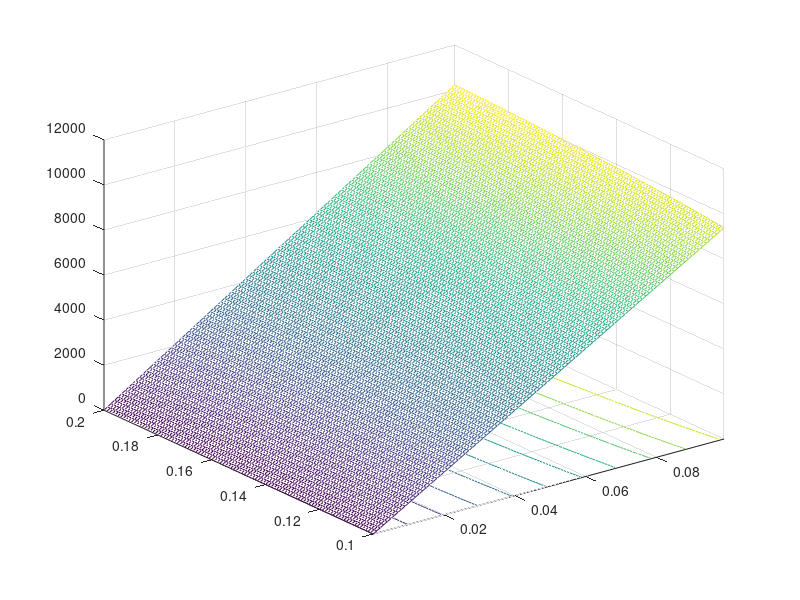

This chart was generated by the following MATLAB code: (Note: this script raises an error after producing the figure.)
% Created by Farai Chirove
% 3MC workshop Northwest University
% Contour plots and surface plots for R_0
clc
close all

% step size and time span
h = 0.0001;
tspan = 1:h:10;

%parameter values 
lambda= 20;
mu = 0.02;
%beta = 1.7714e-05;
%delta = 0.1;
N = 500;
c=2.4;
betav = 0.002;

U1 = 1.7714e-05:0.001:0.1;
U2 = 0.1:0.001:0.2;
U3 = 0:0.001:1;

for i = 1:length(U1)
    for j = 1:length(U2)
        
        u1 = U1(i); u2 = U2(j);
        R0(i,j) = N*u1*u2*lambda/((u2+mu)*(betav*lambda+c*mu));

         %R0(i,j) = ((1-u1)*(1-u2)*lambda*delta)/(mu*(mu+((1-u2)*gamma*phi*tau)/(ps*T)));
        %R0(i,j) = ((1-u1)*(1-u2)*lambda*beta)/(mu*(mu+d+(gamma*vartheta*tau)/(pi*T)));
        
    end
end

[X,Y] = meshgrid(U1,U2);

Ro = R0; P=X; Q=Y;

figure(1)
%subplot(1,2,1)
mesh(P,Q,Ro'), hold on
[C,h] = contour(P,Q,Ro','color','k'); axis tight

 text_handle1 = clabel(C,h);
 set(text_handle1,'BackgroundColor',[1 1 .6],...
     'Edgecolor',[.7 .7 .7])
% Xlabel('\beta_1'), Ylabel('\beta_2'), Zlabel('R_0')
% Xlabel('\phi_1'), Ylabel('\phi_2'), Zlabel('R_0')
title('Change in $\mathcal{R}_{0}$ with $\beta$ and $\delta$', 'Interpreter', 'Latex','FontSize',20)
xlabel('$\beta$', 'Interpreter', 'Latex','FontSize',20),
ylabel('$\delta$', 'Interpreter', 'Latex','FontSize',20)
zlabel('$\mathcal{R}_{0}$', 'Interpreter', 'Latex','FontSize',20)
set(gcf, 'PaperUnits', 'inches')
papersize = get(gcf, 'PaperSize');
width = 6;         % Initialize a variable for width.
height = 6;          % Initialize a variable for height.
left = (papersize(1)- width)/2;
bottom = (papersize(2)- height)/2;
myfiguresize = [left, bottom, width, height];
set(gcf, 'PaperPosition', myfiguresize);
opt = struct('FontSize',20);
set(get(gcf,'CurrentAxes'), opt)
 print -depsc FigureR0.eps

figure(2)
%subplot(1,2,2)
[C,h] = contourf(P,Q,Ro');
text_handle = clabel(C,h);
set(text_handle,'BackgroundColor',[1 1 .6],...
   'Edgecolor',[.7 .7 .7])
% Xlabel('\beta_1'), Ylabel('\beta_2')
% Xlabel('\phi_1'), Ylabel('\phi_2')
title('Level lines','FontSize',20)
xlabel('$\beta$', 'Interpreter', 'Latex','FontSize',20) 
ylabel('$\delta$', 'Interpreter', 'Latex','FontSize',20)
set(gcf, 'PaperUnits', 'inches')
papersize = get(gcf, 'PaperSize');
width = 6;         % Initialize a variable for width.
height = 6;          % Initialize a variable for height.
left = (papersize(1)- width)/2;
bottom = (papersize(2)- height)/2;
myfiguresize = [left, bottom, width, height];
set(gcf, 'PaperPosition', myfiguresize);
opt = struct('FontSize',20);
set(get(gcf,'CurrentAxes'), opt)
title('b','FontSize',20)
 print -depsc FigureRV.eps
